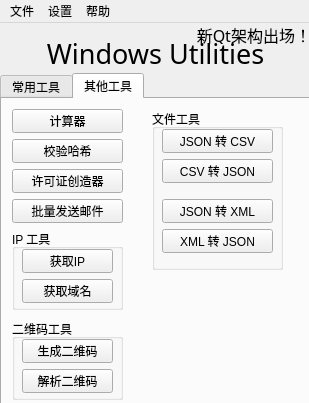
<?xml version="1.0" encoding="UTF-8"?>
<ui version="4.0">
 <class>MainWindow</class>
 <widget class="QMainWindow" name="MainWindow">
  <property name="geometry">
   <rect>
    <x>0</x>
    <y>0</y>
    <width>309</width>
    <height>403</height>
   </rect>
  </property>
  <property name="font">
   <font>
    <family>Arial</family>
   </font>
  </property>
  <property name="windowTitle">
   <string>Windows Utilities</string>
  </property>
  <property name="windowIcon">
   <iconset>
    <normaloff>../../images/pride.ico</normaloff>../../images/pride.ico</iconset>
  </property>
  <widget class="QWidget" name="centralwidget">
   <widget class="QLabel" name="main_title">
    <property name="geometry">
     <rect>
      <x>0</x>
      <y>0</y>
      <width>311</width>
      <height>61</height>
     </rect>
    </property>
    <property name="font">
     <font>
      <family>STXihei</family>
      <pointsize>20</pointsize>
     </font>
    </property>
    <property name="text">
     <string>Windows Utilities</string>
    </property>
    <property name="alignment">
     <set>Qt::AlignmentFlag::AlignCenter</set>
    </property>
   </widget>
   <widget class="QLabel" name="news">
    <property name="geometry">
     <rect>
      <x>180</x>
      <y>0</y>
      <width>131</width>
      <height>21</height>
     </rect>
    </property>
    <property name="font">
     <font>
      <family>华文细黑</family>
      <pointsize>12</pointsize>
     </font>
    </property>
    <property name="text">
     <string>新Qt架构出场！</string>
    </property>
    <property name="textFormat">
     <enum>Qt::TextFormat::AutoText</enum>
    </property>
    <property name="alignment">
     <set>Qt::AlignmentFlag::AlignRight|Qt::AlignmentFlag::AlignTop|Qt::AlignmentFlag::AlignTrailing</set>
    </property>
   </widget>
   <widget class="TabWidget" name="tabs">
    <property name="geometry">
     <rect>
      <x>0</x>
      <y>50</y>
      <width>311</width>
      <height>341</height>
     </rect>
    </property>
    <property name="currentIndex">
     <number>1</number>
    </property>
    <widget class="QWidget" name="common_use">
     <attribute name="title">
      <string>常用工具</string>
     </attribute>
     <widget class="PushButton" name="translator">
      <property name="geometry">
       <rect>
        <x>10</x>
        <y>10</y>
        <width>131</width>
        <height>41</height>
       </rect>
      </property>
      <property name="text">
       <string>翻译器</string>
      </property>
     </widget>
     <widget class="PushButton" name="weather_report">
      <property name="geometry">
       <rect>
        <x>170</x>
        <y>10</y>
        <width>131</width>
        <height>41</height>
       </rect>
      </property>
      <property name="text">
       <string>天气预报</string>
      </property>
     </widget>
     <widget class="PushButton" name="speech_to_text">
      <property name="geometry">
       <rect>
        <x>10</x>
        <y>60</y>
        <width>131</width>
        <height>41</height>
       </rect>
      </property>
      <property name="text">
       <string>语音转文字</string>
      </property>
     </widget>
     <widget class="PushButton" name="easy_to_do">
      <property name="geometry">
       <rect>
        <x>170</x>
        <y>60</y>
        <width>131</width>
        <height>41</height>
       </rect>
      </property>
      <property name="text">
       <string>Easy To Do</string>
      </property>
     </widget>
     <widget class="PushButton" name="password_creator">
      <property name="geometry">
       <rect>
        <x>10</x>
        <y>110</y>
        <width>131</width>
        <height>41</height>
       </rect>
      </property>
      <property name="text">
       <string>密码生成器</string>
      </property>
     </widget>
    </widget>
    <widget class="QWidget" name="other_tools">
     <attribute name="title">
      <string>其他工具</string>
     </attribute>
     <widget class="PushButton" name="calculator">
      <property name="geometry">
       <rect>
        <x>10</x>
        <y>10</y>
        <width>111</width>
        <height>24</height>
       </rect>
      </property>
      <property name="text">
       <string>计算器</string>
      </property>
     </widget>
     <widget class="PushButton" name="hash_checker">
      <property name="geometry">
       <rect>
        <x>10</x>
        <y>40</y>
        <width>111</width>
        <height>24</height>
       </rect>
      </property>
      <property name="text">
       <string>校验哈希</string>
      </property>
     </widget>
     <widget class="PushButton" name="licence_creator">
      <property name="geometry">
       <rect>
        <x>10</x>
        <y>70</y>
        <width>111</width>
        <height>24</height>
       </rect>
      </property>
      <property name="text">
       <string>许可证创造器</string>
      </property>
     </widget>
     <widget class="PushButton" name="send_mail_from_json">
      <property name="geometry">
       <rect>
        <x>10</x>
        <y>100</y>
        <width>111</width>
        <height>24</height>
       </rect>
      </property>
      <property name="text">
       <string>批量发送邮件</string>
      </property>
     </widget>
     <widget class="GroupBox" name="ip_group">
      <property name="geometry">
       <rect>
        <x>10</x>
        <y>130</y>
        <width>111</width>
        <height>81</height>
       </rect>
      </property>
      <property name="title">
       <string>IP 工具</string>
      </property>
      <widget class="PushButton" name="get_ip">
       <property name="geometry">
        <rect>
         <x>10</x>
         <y>20</y>
         <width>91</width>
         <height>24</height>
        </rect>
       </property>
       <property name="text">
        <string>获取IP</string>
       </property>
      </widget>
      <widget class="PushButton" name="get_doamin">
       <property name="geometry">
        <rect>
         <x>10</x>
         <y>50</y>
         <width>91</width>
         <height>24</height>
        </rect>
       </property>
       <property name="text">
        <string>获取域名</string>
       </property>
      </widget>
     </widget>
     <widget class="GroupBox" name="qrcode_group">
      <property name="geometry">
       <rect>
        <x>10</x>
        <y>220</y>
        <width>111</width>
        <height>81</height>
       </rect>
      </property>
      <property name="title">
       <string>二维码工具</string>
      </property>
      <widget class="PushButton" name="create_qr">
       <property name="geometry">
        <rect>
         <x>10</x>
         <y>20</y>
         <width>91</width>
         <height>24</height>
        </rect>
       </property>
       <property name="text">
        <string>生成二维码</string>
       </property>
      </widget>
      <widget class="PushButton" name="reslove_qr">
       <property name="geometry">
        <rect>
         <x>10</x>
         <y>50</y>
         <width>91</width>
         <height>24</height>
        </rect>
       </property>
       <property name="text">
        <string>解析二维码</string>
       </property>
      </widget>
     </widget>
     <widget class="GroupBox" name="file_group">
      <property name="geometry">
       <rect>
        <x>150</x>
        <y>10</y>
        <width>131</width>
        <height>161</height>
       </rect>
      </property>
      <property name="title">
       <string>文件工具</string>
      </property>
      <widget class="PushButton" name="json_to_csv">
       <property name="geometry">
        <rect>
         <x>10</x>
         <y>20</y>
         <width>111</width>
         <height>24</height>
        </rect>
       </property>
       <property name="text">
        <string>JSON 转 CSV</string>
       </property>
      </widget>
      <widget class="PushButton" name="csv_to_json">
       <property name="geometry">
        <rect>
         <x>10</x>
         <y>50</y>
         <width>111</width>
         <height>24</height>
        </rect>
       </property>
       <property name="text">
        <string>CSV 转 JSON</string>
       </property>
      </widget>
      <widget class="PushButton" name="json_to_xml">
       <property name="geometry">
        <rect>
         <x>10</x>
         <y>90</y>
         <width>111</width>
         <height>24</height>
        </rect>
       </property>
       <property name="text">
        <string>JSON 转 XML</string>
       </property>
      </widget>
      <widget class="PushButton" name="xml_to_json">
       <property name="geometry">
        <rect>
         <x>10</x>
         <y>120</y>
         <width>111</width>
         <height>24</height>
        </rect>
       </property>
       <property name="text">
        <string>XML 转 JSON</string>
       </property>
      </widget>
     </widget>
    </widget>
   </widget>
  </widget>
  <widget class="QMenuBar" name="menubar">
   <property name="geometry">
    <rect>
     <x>0</x>
     <y>0</y>
     <width>309</width>
     <height>20</height>
    </rect>
   </property>
   <widget class="QMenu" name="file_menu">
    <property name="title">
     <string>文件</string>
    </property>
    <addaction name="import_settings"/>
    <addaction name="separator"/>
    <addaction name="exit"/>
   </widget>
   <widget class="QMenu" name="settings_menu">
    <property name="title">
     <string>设置</string>
    </property>
    <addaction name="choose_language_profile"/>
   </widget>
   <widget class="QMenu" name="help_menu">
    <property name="title">
     <string>帮助</string>
    </property>
    <addaction name="about"/>
   </widget>
   <addaction name="file_menu"/>
   <addaction name="settings_menu"/>
   <addaction name="help_menu"/>
  </widget>
  <action name="import_settings">
   <property name="text">
    <string>导入设置</string>
   </property>
  </action>
  <action name="exit">
   <property name="text">
    <string>退出</string>
   </property>
  </action>
  <action name="choose_language_profile">
   <property name="text">
    <string>Choose Language Profile...</string>
   </property>
  </action>
  <action name="about">
   <property name="text">
    <string>关于</string>
   </property>
  </action>
 </widget>
 <customwidgets>
  <customwidget>
   <class>TabWidget</class>
   <extends>QTabWidget</extends>
   <header>qfluentwidgets</header>
   <container>1</container>
  </customwidget>
  <customwidget>
   <class>PushButton</class>
   <extends>QPushButton</extends>
   <header>qfluentwidgets</header>
  </customwidget>
  <customwidget>
   <class>GroupBox</class>
   <extends>QGroupBox</extends>
   <header>qfluentwidgets</header>
   <container>1</container>
  </customwidget>
 </customwidgets>
 <resources/>
 <connections/>
</ui>
